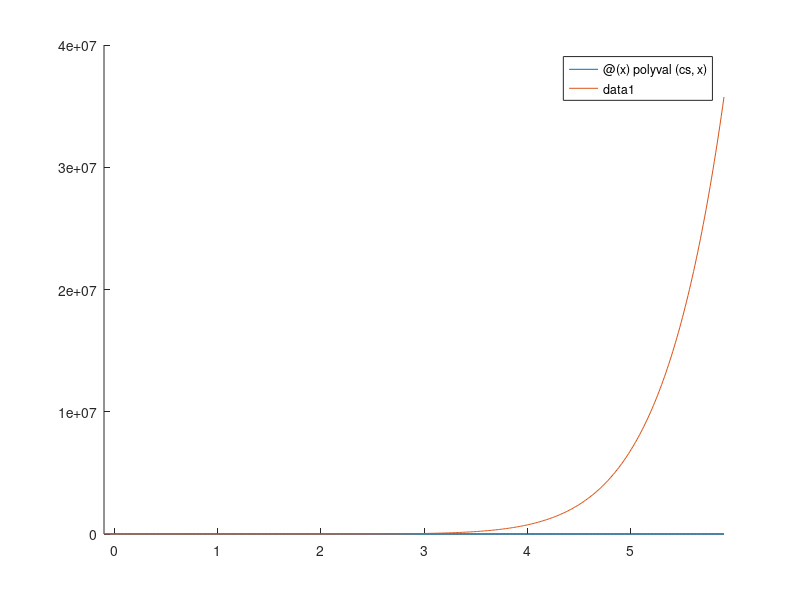

Here is the MATLAB script that generated this plot:
clc;
clear;
format short;

% ************************************************************************ %
function [A] = divided_difference_table(X, Y)
%DIVIDED DIFFERENCES TABLE of a from values x0 and x1

  A = zeros(length(Y), length(Y));
  A(:,1) = Y;
  n = 1;
  for col = 2:length(A)
      
      for row = 1: length(Y)-n
        x0 = X(row); 			
        x1 = X(row+n);
        fx0 = Y(row); 
        fx1 = Y(row+n);
        A(row,col) = (fx1 - fx0)/(x1 - x0);
      end%for
      
    n = n+1;
  end%for
  A = A(1,:);
end%function

% ************************************************************************ %
function [y] = interpolate(A, X, x0, index)
%INTERPOLATE the approximate value of f(x0) recursively
%	param: A = set of coeficients
%	param: X = set of X values
%	param: index = the current index of the recursion
% param: x0 = the value to be evaluated
%	return: y = the approximate value of the function at x0

	if index <= 1
		y = A(index) + (X(index) - x0); 
	else
		y = interpolate(A, X, x0, index-1);
		y = (y * A(index)) + ( X(index) - x0);
	end%if
end%function

% ************************************************************************ %
xValues = [2.5, 2.0, 3.0, 1.5, 3.5, 1.0, 4.0, 0.5, 4.5, 0.0, 5.0];
yValuesAct = [0.68, 0.66, 0.90, 0.79, 1.31, 1.02, 1.77, 1.30, 1.87, 1.50, 1.33];
yValuesApx = [0.70, 0.74, 0.94, 0.79, 1.34, 1.05, 1.78, 1.33, 1.87, 1.49,1];
degree = 10; 

A = divided_difference_table(xValues, yValuesAct)

cs = polyfit(xValues, yValuesAct, degree)

g = @(x) polyval(A,x)
p = @(x) polyval(cs,x);
hold on;
fplot(p, [-0.1, 5.9]);
fplot(g, [-0.1, 5.9]);
hold off;
